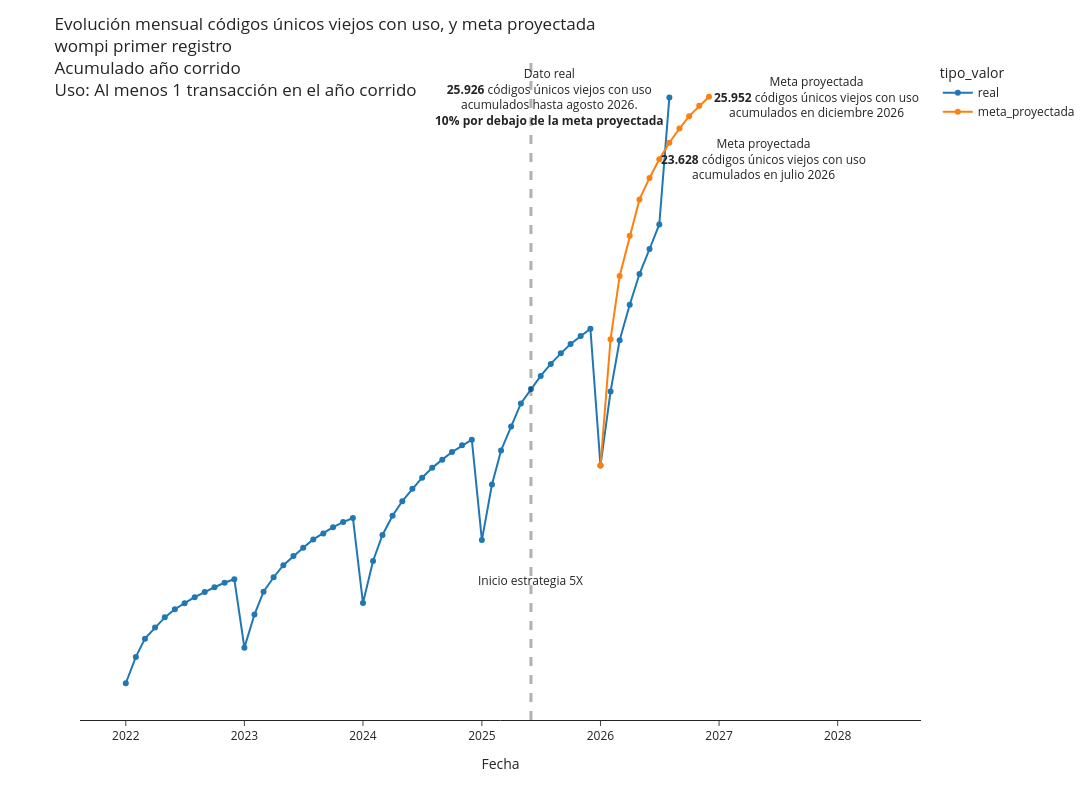

The cell this chart's notebook holds for it:
### Code cell
fig = px.line(df_plot, x="fecha", y="valor", color='tipo_valor',markers=True, template='simple_white', width=1600, height=800)
fig.add_vline(x='2025-06-01', line_width=3, line_dash="dash")
fig.update_layout(
    title={
        'text': 'Evolución mensual códigos únicos viejos con uso, y meta proyectada<br>wompi primer registro<br>Acumulado año corrido<br>Uso: Al menos 1 transacción en el año corrido',
        'xanchor': 'left',
        'yanchor': 'top'},
    xaxis=dict(
            title=dict(
                text="Fecha"
            )),
    yaxis=dict(
            title=dict(
                text="Número de códigos únicos viejos con uso<br>acumulados año corrido<br>wompi primer registro"
            ))
)
fig.update_yaxes(visible=False)
fig.add_annotation(x='2025-06-01', y=8000,
            text="Inicio estrategia 5X",
            showarrow=False,
            arrowhead=1)

fig.add_annotation(x='2026-12-01', y=25952,
            text="Meta proyectada<br><b>25.952</b> códigos únicos viejos con uso<br>acumulados en diciembre 2026",
            showarrow=False,
            xanchor='left',
            xshift=3)
fig.add_annotation(x='2026-07-01', y=23628,
            text="Meta proyectada<br><b>23.628</b> códigos únicos viejos con uso<br>acumulados en julio 2026",
            showarrow=False,
            xanchor='left')
fig.add_annotation(x='2026-08-01', y=25926,
            text="Dato real<br><b>25.926</b> códigos únicos viejos con uso<br>acumulados hasta agosto 2026.<br><b>10% por debajo de la meta proyectada</b>",
            showarrow=False,
            xanchor='center',
            xshift=-120)
fig.show()

### Figure 1 — Plotly figure (JSON) as saved in the notebook; plotly's stock layout.template omitted (floating-point values rounded to 4 significant figures)
{"data": [{"hovertemplate": "tipo_valor=real<br>fecha=%{x}<br>valor=%{y}<extra></extra>", "legendgroup": "real", "line": {"color": "#1F77B4", "dash": "solid"}, "marker": {"symbol": "circle"}, "mode": "markers+lines", "name": "real", "orientation": "v", "showlegend": true, "type": "scatter", "x": ["2026-08-01T00:00:00", "2026-07-01T00:00:00", "2026-06-01T00:00:00", "2026-05-01T00:00:00", "2026-04-01T00:00:00", "2026-03-01T00:00:00", "2026-02-01T00:00:00", "2026-01-01T00:00:00", "2025-12-01T00:00:00", "2025-11-01T00:00:00", "2025-10-01T00:00:00", "2025-09-01T00:00:00", "2025-08-01T00:00:00", "2025-07-01T00:00:00", "2025-06-01T00:00:00", "2025-05-01T00:00:00", "2025-04-01T00:00:00", "2025-03-01T00:00:00", "2025-02-01T00:00:00", "2025-01-01T00:00:00", "2024-12-01T00:00:00", "2024-11-01T00:00:00", "2024-10-01T00:00:00", "2024-09-01T00:00:00", "2024-08-01T00:00:00", "2024-07-01T00:00:00", "2024-06-01T00:00:00", "2024-05-01T00:00:00", "2024-04-01T00:00:00", "2024-03-01T00:00:00", "2024-02-01T00:00:00", "2024-01-01T00:00:00", "2023-12-01T00:00:00", "2023-11-01T00:00:00", "2023-10-01T00:00:00", "2023-09-01T00:00:00", "2023-08-01T00:00:00", "2023-07-01T00:00:00", "2023-06-01T00:00:00", "2023-05-01T00:00:00", "2023-04-01T00:00:00", "2023-03-01T00:00:00", "2023-02-01T00:00:00", "2023-01-01T00:00:00", "2022-12-01T00:00:00", "2022-11-01T00:00:00", "2022-10-01T00:00:00", "2022-09-01T00:00:00", "2022-08-01T00:00:00", "2022-07-01T00:00:00", "2022-06-01T00:00:00", "2022-05-01T00:00:00", "2022-04-01T00:00:00", "2022-03-01T00:00:00", "2022-02-01T00:00:00", "2022-01-01T00:00:00"], "xaxis": "x", "y": [25926, 21208, 20297, 19366, 18226, 16906, 15002, 12252, 17336, 17068, 16769, 16420, 16028, 15583, 15099, 14560, 13701, 12813, 11551, 9485, 13215, 13003, 12755, 12473, 12168, 11803, 11389, 10931, 10391, 9674, 8711, 7145, 10305, 10153, 9964, 9730, 9509, 9199, 8898, 8553, 8105, 7570, 6720, 5489, 8031, 7899, 7732, 7561, 7365, 7140, 6915, 6614, 6240, 5823, 5146, 4167], "yaxis": "y"}, {"hovertemplate": "tipo_valor=meta_proyectada<br>fecha=%{x}<br>valor=%{y}<extra></extra>", "legendgroup": "meta_proyectada", "line": {"color": "#FF7F0E", "dash": "solid"}, "marker": {"symbol": "circle"}, "mode": "markers+lines", "name": "meta_proyectada", "orientation": "v", "showlegend": true, "type": "scatter", "x": ["2026-01-01T00:00:00", "2026-02-01T00:00:00", "2026-03-01T00:00:00", "2026-04-01T00:00:00", "2026-05-01T00:00:00", "2026-06-01T00:00:00", "2026-07-01T00:00:00", "2026-08-01T00:00:00", "2026-09-01T00:00:00", "2026-10-01T00:00:00", "2026-11-01T00:00:00", "2026-12-01T00:00:00"], "xaxis": "x", "y": [12252, 16943, 19297, 20790, 22140, 22937, 23628, 24244, 24772, 25231, 25614, 25952], "yaxis": "y"}], "layout": {"annotations": [{"arrowhead": 1, "showarrow": false, "text": "Inicio estrategia 5X", "x": "2025-06-01", "y": 8000}, {"showarrow": false, "text": "Meta proyectada<br><b>25.952</b> códigos únicos viejos con uso<br>acumulados en diciembre 2026", "x": "2026-12-01", "xanchor": "left", "xshift": 3, "y": 25952}, {"showarrow": false, "text": "Meta proyectada<br><b>23.628</b> códigos únicos viejos con uso<br>acumulados en julio 2026", "x": "2026-07-01", "xanchor": "left", "y": 23628}, {"showarrow": false, "text": "Dato real<br><b>25.926</b> códigos únicos viejos con uso<br>acumulados hasta agosto 2026.<br><b>10% por debajo de la meta proyectada</b>", "x": "2026-08-01", "xanchor": "center", "xshift": -120, "y": 25926}], "height": 800, "legend": {"title": {"text": "tipo_valor"}, "tracegroupgap": 0}, "margin": {"t": 60}, "shapes": [{"line": {"dash": "dash", "width": 3}, "type": "line", "x0": "2025-06-01", "x1": "2025-06-01", "xref": "x", "y0": 0, "y1": 1, "yref": "y domain"}], "title": {"text": "Evolución mensual códigos únicos viejos con uso, y meta proyectada<br>wompi primer registro<br>Acumulado año corrido<br>Uso: Al menos 1 transacción en el año corrido", "xanchor": "left", "yanchor": "top"}, "width": 1600, "xaxis": {"anchor": "y", "domain": [0, 1], "title": {"text": "Fecha"}}, "yaxis": {"anchor": "x", "domain": [0, 1], "title": {"text": "Número de códigos únicos viejos con uso<br>acumulados año corrido<br>wompi primer registro"}, "visible": false}}}
